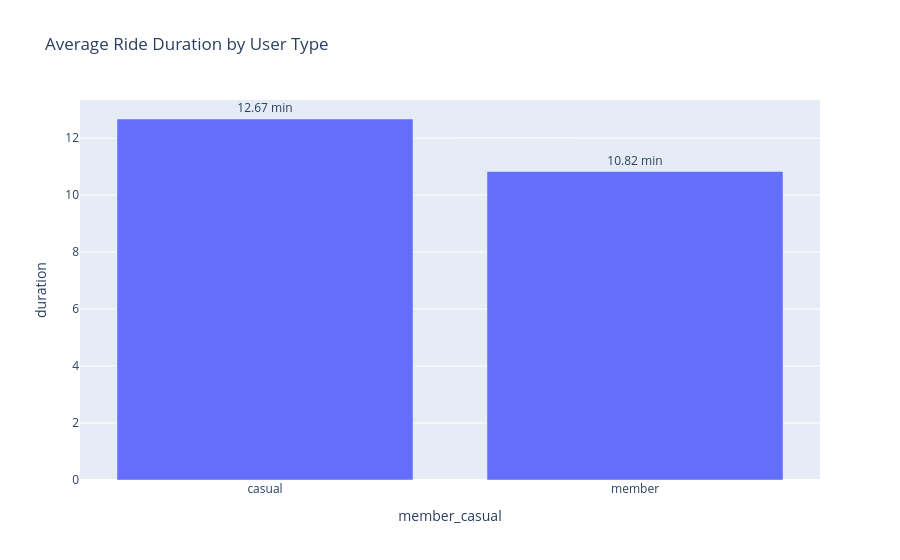

Write notebook code for a chart like this one.
### Code cell
avg_duration = (duration_no_outliers)
fig = px.bar(
    avg_duration, 
    x='member_casual', 
    y='duration', 
    text='duration', 
    title='Average Ride Duration by User Type'
)
fig.update_traces(texttemplate='%{text:.2f} min', textposition='outside')

fig.show()

### Figure 1 — Plotly figure (JSON) as saved in the notebook; plotly's stock layout.template omitted (floating-point values rounded to 4 significant figures)
{"data": [{"hovertemplate": "member_casual=%{x}<br>duration=%{text}<extra></extra>", "legendgroup": "", "marker": {"color": "#636efa", "pattern": {"shape": ""}}, "name": "", "orientation": "v", "showlegend": false, "text": [12.67, 10.82], "textposition": "outside", "texttemplate": "%{text:.2f} min", "type": "bar", "x": ["casual", "member"], "xaxis": "x", "y": [12.67, 10.82], "yaxis": "y"}], "layout": {"barmode": "relative", "legend": {"tracegroupgap": 0}, "title": {"text": "Average Ride Duration by User Type"}, "xaxis": {"anchor": "y", "domain": [0, 1], "title": {"text": "member_casual"}}, "yaxis": {"anchor": "x", "domain": [0, 1], "title": {"text": "duration"}}}}
